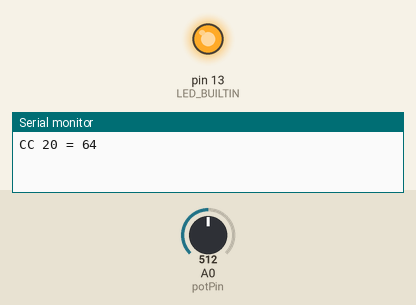
Bench run of a program on a simulated Teensy 4. On the bench: output pins drawn as LEDs (lit = HIGH), the last lines printed to the serial monitor. The test bench sets the inputs (shaded band); at power-on: A0 (potPin) = 512 (analog values on the 0–1023 scale).

Above: at 1.2 s.
1.3 s: A0 (potPin) set to 494
At 2.2 s:
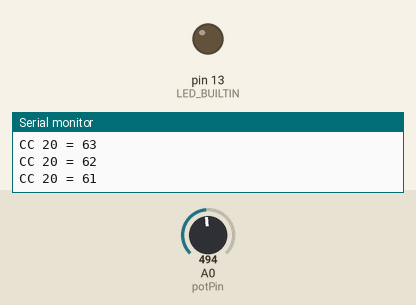
2.8 s: A0 (potPin) set to 716
At 3.4 s:
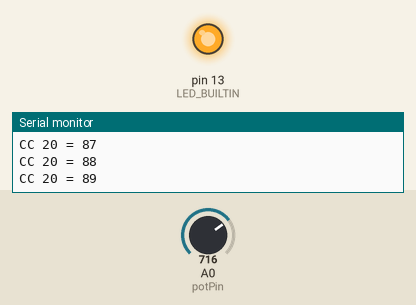
4.3 s: A0 (potPin) set to 511
At 4.7 s:
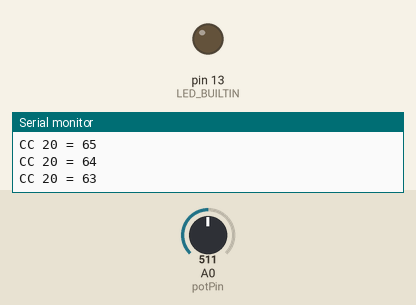
Timing chart, 0 to 7.3 s (numbered marks = the images above; inputs shaded):
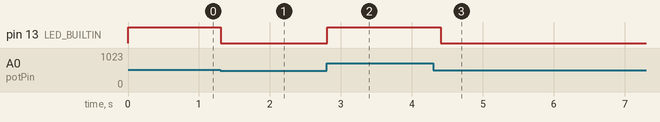

Measured:
- the behaviour switches between 512 and 511 on A0 (potPin) (found by bisection; images 0 and 1)
- after the input at 1.3 s, pin 13 (LED_BUILTIN): HIGH → LOW at once
- after the input at 2.8 s, pin 13 (LED_BUILTIN): LOW → HIGH at once
- after the input at 4.3 s, pin 13 (LED_BUILTIN): HIGH → LOW after 0.11 s

The program:

main.cpp
```cpp
#include <Arduino.h>
#include "config.h"

namespace {
elapsedMillis sampleTimer;
float filteredReading = 0.0f;
int lastSentValue = -1;
}

void setup() {
    pinMode(LED_BUILTIN, OUTPUT);
    pinMode(Config::potPin, INPUT);
    analogReadResolution(Config::adcBits);
    analogReadAveraging(16);
    Serial.begin(115200);
    // Do not wait for Serial: the controller also works without a monitor.
    filteredReading = analogRead(Config::potPin);
}

void loop() {
    // Drain incoming USB MIDI so unread messages do not accumulate.
    while (usbMIDI.read()) {}

    if (sampleTimer < Config::sampleIntervalMs) {
        return;
    }
    sampleTimer = 0;

    const int rawReading = analogRead(Config::potPin);
    filteredReading += 0.25f * (rawReading - filteredReading);
    const int ccValue = constrain(
        static_cast<int>(filteredReading * 127.0f / Config::adcMax + 0.5f),
        0, 127);

    if (ccValue != lastSentValue) {
        usbMIDI.sendControlChange(Config::midiCC, ccValue, Config::midiChannel);
        usbMIDI.send_now();
        lastSentValue = ccValue;
        digitalWrite(LED_BUILTIN, ccValue >= 64 ? HIGH : LOW);
        if (Serial) {
            Serial.print("CC ");
            Serial.print(Config::midiCC);
            Serial.print(" = ");
            Serial.println(ccValue);
        }
    }
}
```

config.h
```cpp
#pragma once

#include <Arduino.h>

namespace Config {
constexpr uint8_t potPin = A0;  // Teensy pin 14
constexpr uint8_t midiChannel = 1;
constexpr uint8_t midiCC = 20;
constexpr uint32_t sampleIntervalMs = 5;
constexpr uint8_t adcBits = 10;
constexpr uint16_t adcMax = (1U << adcBits) - 1;
}
```
